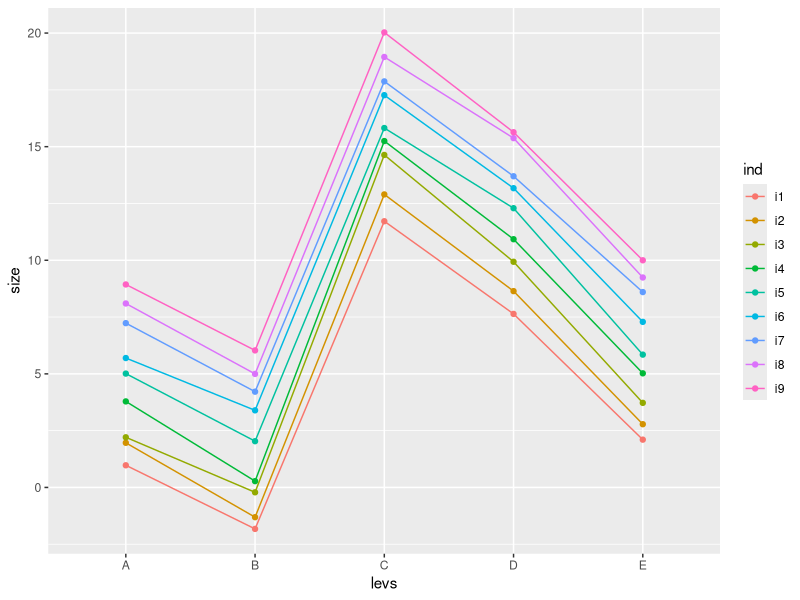
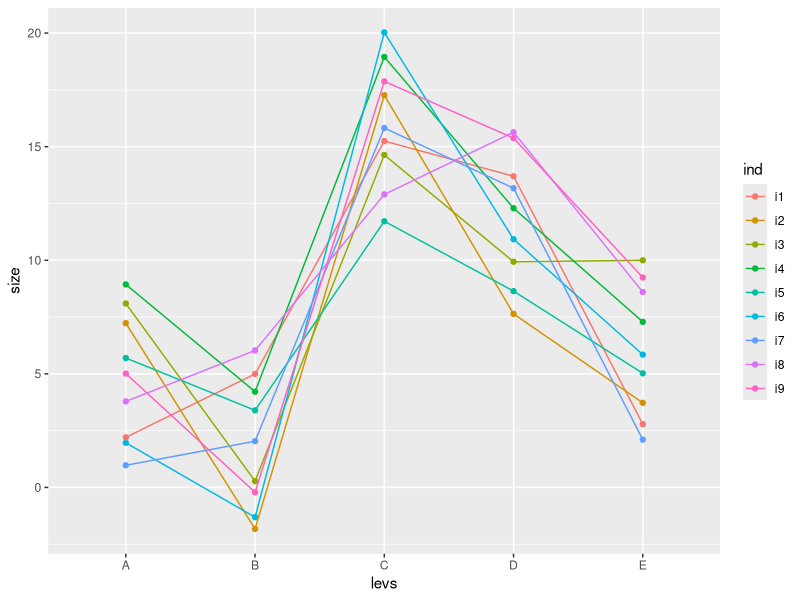

Write the R code that produced these figures, in order. (Note: this script raises an error after producing the figures.)
library(lme4)
library(ggplot2)

#create some levels
levs <- as.factor(c("A","B","C","D","E"))

#set the factor means
f_means <- c(5,2,16,12,6)

# set individual as a factor

ind <- as.factor(paste("i",1:9,sep=""))

#Set individual effects

i_eff <- seq(-4,4,length=9)

#now let's simulate a repeated measure for each individuals
idf <- data.frame(matrix(0,ncol=3,nrow=45))
colnames(idf) <- c("size","ind","levs")
counter <- 1
for(i in 1:length(levs)){
  for(j in 1:length(ind)){
    idf$size[counter] <- rnorm(1,f_means[i]+i_eff[j],.3)
    idf$ind[counter] <- ind[j] 
    idf$levs[counter] <- levs[i]
    counter <- counter + 1
  }
}
idf$ind <- rep(ind,5)
idf$levs <- sort(rep(levs,9))

ggplot(idf,aes(x=levs,y=size,group=ind,colour=ind))+geom_point()+geom_path()


m3 <-lmer(size~levs - 1 +(1|ind), data=idf)


## Now let's randomize the individuals
idf_rand <- idf
for(i in 1:5){
  idf_rand$ind[idf_rand$levs==levs[i]]  <- sample(idf$ind[idf$levs==levs[i]],9,replace=F)
  
}

# here we can visualize the data and examine individual effects
ggplot(idf_rand,aes(x=levs,y=size,group=ind,colour=ind))+geom_point()+geom_path()

#Fit the model and then check the variance term
m4 <-lmer(size~levs - 1 +(1|ind), data=idf_rand)

qqnorm(m4, ~ranef(.))